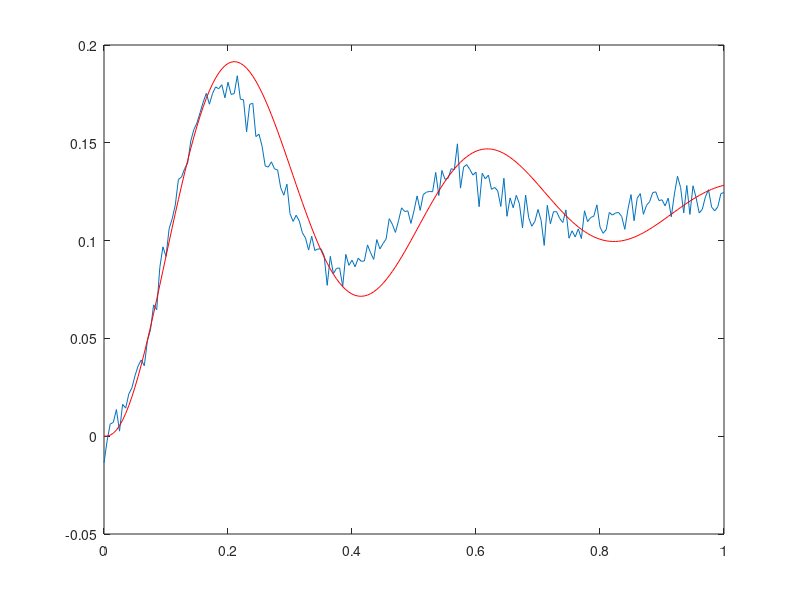
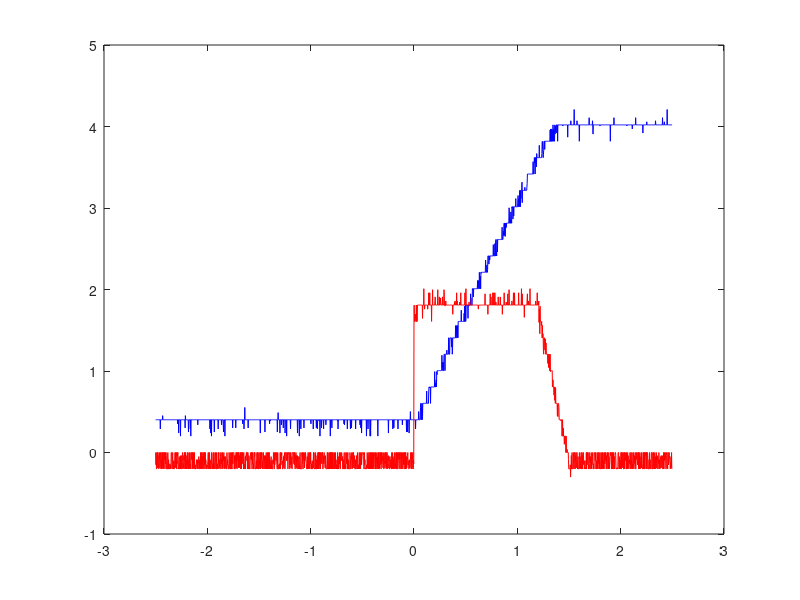

Write MATLAB code to recreate these figures, in order. (Note: this script raises an error after producing the figures.)
close all
clear all

%% Task 1
%load csv file, *row/col starts from 0
servo = csvread('openloop_1.csv',2,0);
t = servo(:,1);
dataRaw = [servo(:,2) servo(:,3)];
figure(3)
plot(t,dataRaw(:,1),'b',t,dataRaw(:,2),'r')


%% Task 2
% load in the data
load('SEA_speed.mat')
N1 = 4674.15;
D1 = 1;
D2 = 168.36;
D3 = 988.38;
D4 = 39673;

%set up the TF function
num = [N1];
den = [D1 D2 D3 D4];
sys = tf(num,den)

%plot the response for the system and the raw data
SEA_TF = step(sys,t);
figure(2)
plot(t,SEA_speed,t,SEA_TF,'r')

%measure the performance of the estimate
perf = sse(SEA_speed-SEA_TF);

%find a way to optimise the results
%this can be done with for loops and looping around the existing areas
%I just used an search for speed. Use for loops if you haven't done 246.
% func = @(x0)SEA_system(x0);
% params = fminsearch(func,[N1,D1,D2,D3,D4]);
% 
% num =  params(1)
% den = [params(2) params(3) params(4) params(5)]

% using for loops (just takes a bit of time)
oldCost = 1e100;
for i = 4550:5:4560 %3 -12
    for j = 1 %0 - 10
        for k = 130:5:150
            for l = 1200:5:1250
                for m = 39000:5:39100
        
                    %set up tf function
                    numTest = [i];
                    denTest = [j k l m];    
                    sys = tf(numTest,denTest);

                    %response to a step input
                    SEA_TF = step(sys,t);

                    %error
                    cost = sse(SEA_speed-SEA_TF);

                    if cost<oldCost
                        num = [i];
                        den = [j k l m];  
                        oldCost = cost;
                    end
                end
            end
        end
    end
end   


%re-do the TF with the new params
sys = tf(num,den);

%re plot
figure(1)
SEA_TF = step(sys,t);
plot(t,SEA_speed,t,SEA_TF,'r')

%measure the new performance of the error
perf = sse(SEA_speed-SEA_TF);

